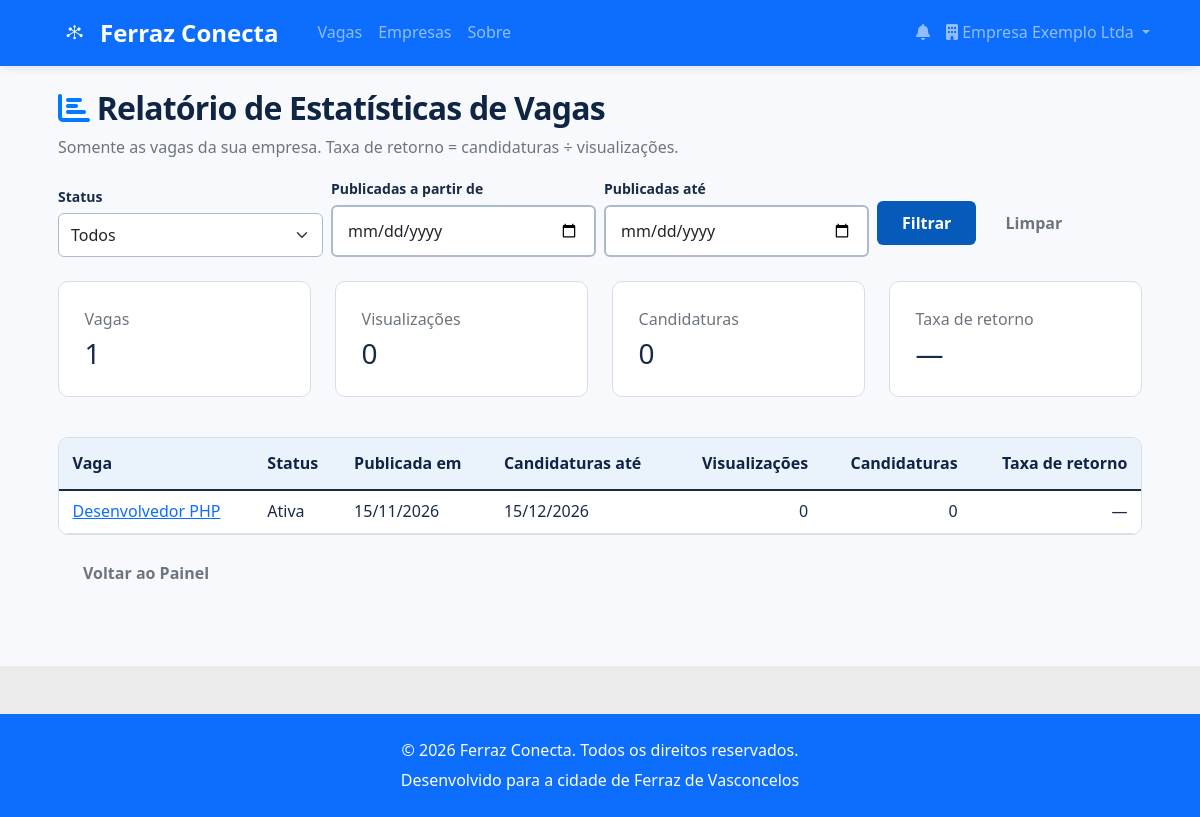
The app's page /empresa/relatorio (signed in) with its own data.
### tables this page shows
CREATE TABLE IF NOT EXISTS vagas (
    id INT AUTO_INCREMENT PRIMARY KEY,
    empresa_id INT NOT NULL,
    titulo VARCHAR(255) NOT NULL,
    descricao TEXT NOT NULL,
    requisitos TEXT,
    salario DECIMAL(10,2),
    tipo_contrato ENUM('CLT', 'PJ', 'Freelance', 'Estágio') NOT NULL DEFAULT 'CLT',
    modalidade ENUM('Presencial', 'Remoto', 'Híbrido') NOT NULL DEFAULT 'Presencial',
    localizacao VARCHAR(255),
     
    categoria_id INT,
    nivel_experiencia ENUM('Sem experiência', 'Júnior', 'Pleno', 'Sênior'),
    beneficios TEXT,
    status ENUM('Ativa', 'Inativa', 'Pausada') NOT NULL DEFAULT 'Ativa',
     
     
    data_expiracao DATE NOT NULL,
     
    visualizacoes INT NOT NULL DEFAULT 0,
    created_at TIMESTAMP NOT NULL DEFAULT CURRENT_TIMESTAMP,
    updated_at TIMESTAMP NOT NULL DEFAULT CURRENT_TIMESTAMP ON UPDATE CURRENT_TIMESTAMP,
    KEY idx_vagas_empresa (empresa_id),
    KEY idx_vagas_status (status),
    KEY idx_vagas_expiracao (data_expiracao),
    KEY idx_vagas_categoria (categoria_id),
    CONSTRAINT fk_vagas_empresa
        FOREIGN KEY (empresa_id) REFERENCES empresas (id) ON DELETE CASCADE,
     
    CONSTRAINT fk_vagas_categoria
        FOREIGN KEY (categoria_id) REFERENCES categorias (id)
);

### app/Views/empresa/relatorio.php (the view, shortened to what the rows shown need)
<?php
$title = 'Relatório de Vagas - Ferraz Conecta';
$totais = $relatorio['totais'];
$taxa = function ($valor) {
    return $valor === null ? '—' : number_format($valor, 1, ',', '.') . '%';
};
?>
<div class="container mt-4">
    <h2 class="mb-2"><i class="fas fa-chart-bar text-primary"></i> Relatório de Estatísticas de Vagas</h2>
    <p class="text-muted">Somente as vagas da sua empresa. Taxa de retorno = candidaturas ÷ visualizações.</p>
    <form method="GET" action="/empresa/relatorio" class="row g-2 align-items-end mb-4">
        <div class="col-md-3">
            <label for="status" class="form-label small mb-1">Status</label>
            <select class="form-select" id="status" name="status">
                <option value="">Todos</option>
            </select>
        </div>
        <div class="col-md-3">
            <label for="de" class="form-label small mb-1">Publicadas a partir de</label>
            <input type="date" class="form-control" id="de" name="de" value="<?= htmlspecialchars($filtros['de'] ?? '') ?>">
        </div>
        <div class="col-md-3">
            <label for="ate" class="form-label small mb-1">Publicadas até</label>
            <input type="date" class="form-control" id="ate" name="ate" value="<?= htmlspecialchars($filtros['ate'] ?? '') ?>">
        </div>
        <div class="col-md-3">
            <button type="submit" class="btn btn-primary">Filtrar</button>
            <a href="/empresa/relatorio" class="btn btn-outline-secondary">Limpar</a>
        </div>
    </form>
    <div class="row mb-4">
        <?php foreach ([['Vagas', $totais['vagas']], ['Visualizações', $totais['visualizacoes']], ['Candidaturas', $totais['candidaturas']], ['Taxa de retorno', $taxa($totais['taxa_retorno'])]] as [$rotulo, $valor]): ?>
            <div class="col-6 col-md-3 mb-3">
                <div class="card shadow-sm h-100">
                    <div class="card-body">
                        <p class="text-muted mb-1"><?= $rotulo ?></p>
                        <p class="h3 mb-0"><?= htmlspecialchars((string) $valor) ?></p>
                    </div>
                </div>
            </div>
        <?php endforeach; ?>
    </div>
    <div class="table-responsive">
        <table class="table align-middle">
            <thead>
                <tr>
                    <th>Vaga</th>
                    <th>Status</th>
                    <th>Publicada em</th>
                    <th>Candidaturas até</th>
                    <th class="text-end">Visualizações</th>
                    <th class="text-end">Candidaturas</th>
                    <th class="text-end">Taxa de retorno</th>
                </tr>
            </thead>
            <tbody>
                <?php foreach ($relatorio['vagas'] as $vaga): ?>
                    <tr>
                        <td><a href="/empresa/vagas/<?= $vaga['id'] ?>/candidatos"><?= htmlspecialchars($vaga['titulo']) ?></a></td>
                        <td><?= htmlspecialchars($vaga['status']) ?></td>
                        <td><?= date('d/m/Y', strtotime($vaga['created_at'])) ?></td>
                        <td><?= date('d/m/Y', strtotime($vaga['data_expiracao'])) ?></td>
                        <td class="text-end"><?= (int) $vaga['visualizacoes'] ?></td>
                        <td class="text-end"><?= (int) $vaga['candidaturas'] ?></td>
                        <td class="text-end"><?= $taxa($vaga['taxa_retorno']) ?></td>
                    </tr>
                <?php endforeach; ?>
            </tbody>
        </table>
    </div>
    <a href="/painel-empresa" class="btn btn-outline-secondary">Voltar ao Painel</a>
</div>

### app/Router.php (shortened to what the rows shown need)
<?php
class Router
{
    private $routes = [];
    public function addRoute($method, $path, $handler)
    {
        $this->routes[] = [
            'method' => $method,
            'path' => $path,
            'handler' => $handler
        ];
    }
    public function dispatch($method, $uri)
    {
        try {
            $uri = parse_url($uri, PHP_URL_PATH);
            foreach ($this->routes as $route) {
                if ($route['method'] === $method && $this->matchPath($route['path'], $uri)) {
                    $result = $this->executeHandler($route['handler'], $this->extractParams($route['path'], $uri));
                    if ($result !== null) {
                        echo $result;
                    }
                    return;
                }
            }
        } catch (\Exception $e) {
            http_response_code(500);
            echo "<h1>Erro Interno</h1>";
            echo "<p>Erro: " . $e->getMessage() . "</p>";
            echo "<p>Arquivo: " . $e->getFile() . "</p>";
            echo "<p>Linha: " . $e->getLine() . "</p>";
        }
    }
    private function matchPath($routePath, $uri)
    {
        $routePattern = preg_replace('/\{([^}]+)\}/', '([^/]+)', $routePath);
        $routePattern = '#^' . $routePattern . '$#';
        return preg_match($routePattern, $uri);
    }
    private function extractParams($routePath, $uri)
    {
        $params = [];
        $routeParts = explode('/', trim($routePath, '/'));
        return $params;
    }
    private function executeHandler($handler, $params)
    {
        try {
            if (is_string($handler)) {
                $parts = explode('@', $handler);
                $controllerClass = "App\\Controllers\\{$parts[0]}";
                $method = $parts[1];
                $controller = new $controllerClass();
                return call_user_func_array([$controller, $method], array_values($params));
            }
            throw new \Exception("Handler inválido");
        } catch (\Exception $e) {
            throw new \Exception("Erro ao executar handler: " . $e->getMessage());
        }
    }
}

### records on screen
vagas: titulo "Desenvolvedor PHP", status "Ativa", created_at "15/11/2026", data_expiracao "15/12/2026", visualizacoes "0", candidaturas "0", taxa_retorno "—"

### other values on screen
$rotulo "Vagas"
$valor "1"
$rotulo "Visualizações"
$valor "0"
$rotulo "Candidaturas"
$rotulo "Taxa de retorno"
$valor "—"
